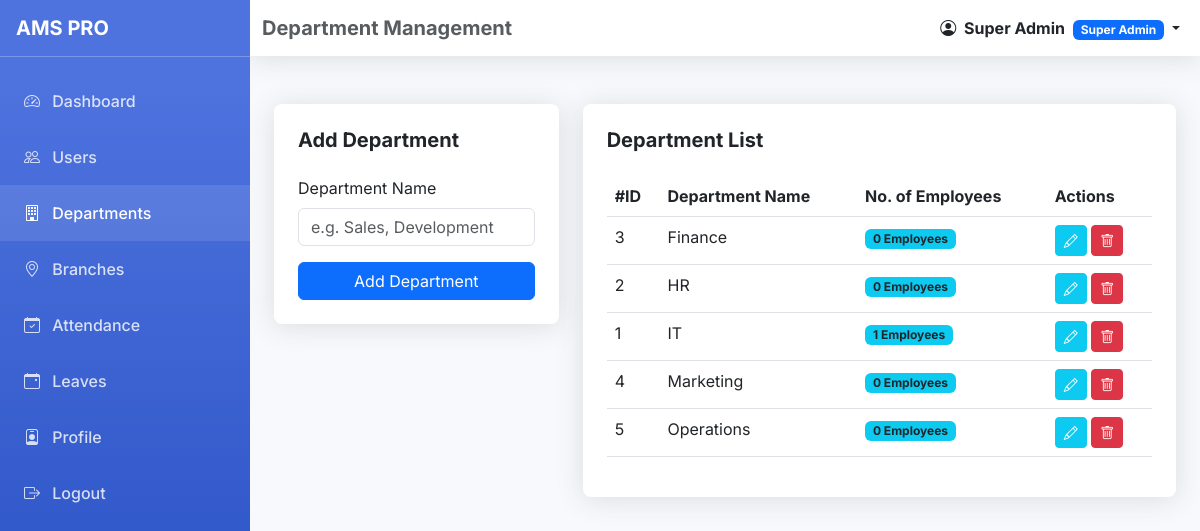
The app's page /admin/departments.php (signed in) with its own data.
### tables this page shows
CREATE TABLE IF NOT EXISTS departments (
    id INT AUTO_INCREMENT PRIMARY KEY,
    dept_name VARCHAR(100) NOT NULL UNIQUE
);

### admin/departments.php (the view, shortened to what this page needs)
<?php
require_once '../config/db.php';
$active_page = 'departments';
$page_title = 'Department Management';
$depts = $pdo->query("SELECT d.*, (SELECT COUNT(*) FROM users u WHERE u.dept_id = d.id) as emp_count FROM departments d")->fetchAll();
require_once '../includes/header_dashboard.php';
?>
<div class="row g-4">
    <div class="col-md-4">
        <div class="card p-4">
            <h5 class="fw-bold mb-4">Add Department</h5>
            <form method="POST">
                <div class="mb-3">
                    <label class="form-label">Department Name</label>
                    <input type="text" name="dept_name" class="form-control" required placeholder="e.g. Sales, Development">
                </div>
                <button type="submit" class="btn btn-primary w-100">Add Department</button>
            </form>
        </div>
    </div>
    <div class="col-md-8">
        <div class="card p-4">
            <h5 class="fw-bold mb-4">Department List</h5>
            <div class="table-responsive">
                <table class="table table-hover">
                    <thead>
                        <tr>
                            <th>#ID</th>
                            <th>Department Name</th>
                            <th>No. of Employees</th>
                            <th>Actions</th>
                        </tr>
                    </thead>
                    <tbody>
                        <?php foreach($depts as $dept): ?>
                        <tr>
                            <td><?php echo $dept['id']; ?></td>
                            <td><?php echo $dept['dept_name']; ?></td>
                            <td><span class="badge bg-info text-dark"><?php echo $dept['emp_count']; ?> Employees</span></td>
                            <td>
                                <button class="btn btn-sm btn-info text-white"><i class="bi bi-pencil"></i></button>
                                <button class="btn btn-sm btn-danger"><i class="bi bi-trash"></i></button>
                            </td>
                        </tr>
                        <?php endforeach; ?>
                    </tbody>
                </table>
            </div>
        </div>
    </div>
</div>
<?php require_once '../includes/footer_dashboard.php'; ?>

### includes/header_dashboard.php (shortened to what this page needs)
<!DOCTYPE html>
<html lang="en">
<head>
    <link href="https://cdn.jsdelivr.net/npm/bootstrap@5.3.0/dist/css/bootstrap.min.css" rel="stylesheet">
    <link href="https://cdn.jsdelivr.net/npm/bootstrap-icons@1.10.0/font/bootstrap-icons.css" rel="stylesheet">
</head>
<body>
    <div class="sidebar" id="sidebar">
        <div class="p-3 d-flex justify-content-between align-items-center border-bottom border-white border-opacity-25">
            <h5 class="fw-bold mb-0">AMS PRO</h5>
        </div>
        <ul class="nav flex-column mt-3">
            <li class="nav-item">
                <a class="nav-link <?php echo $active_page == 'dashboard' ? 'active' : ''; ?>" href="dashboard.php">
                    <i class="bi bi-speedometer2 me-2"></i> Dashboard
                </a>
            </li>
            <?php if ($_SESSION['role'] == 'Super Admin' || $_SESSION['role'] == 'HR'): ?>
            <li class="nav-item">
                <a class="nav-link <?php echo $active_page == 'users' ? 'active' : ''; ?>" href="../admin/users.php">
                    <i class="bi bi-people me-2"></i> Users
                </a>
            </li>
            <li class="nav-item">
                <a class="nav-link <?php echo $active_page == 'departments' ? 'active' : ''; ?>" href="../admin/departments.php">
                    <i class="bi bi-building me-2"></i> Departments
                </a>
            </li>
            <li class="nav-item">
                <a class="nav-link <?php echo $active_page == 'branches' ? 'active' : ''; ?>" href="../admin/branches.php">
                    <i class="bi bi-geo-alt me-2"></i> Branches
                </a>
            </li><?php endif; ?>
            <li class="nav-item">
                <a class="nav-link <?php echo $active_page == 'attendance' ? 'active' : ''; ?>" href="attendance.php">
                    <i class="bi bi-calendar-check me-2"></i> Attendance
                </a>
            </li>
            <li class="nav-item">
                <a class="nav-link <?php echo $active_page == 'leaves' ? 'active' : ''; ?>" href="leaves.php">
                    <i class="bi bi-calendar-event me-2"></i> Leaves
                </a>
            </li>
            <li class="nav-item">
                <a class="nav-link <?php echo $active_page == 'profile' ? 'active' : ''; ?>" href="profile.php">
                    <i class="bi bi-person-badge me-2"></i> Profile
                </a>
            </li>
            <li class="nav-item">
                <a class="nav-link" href="../logout.php">
                    <i class="bi bi-box-arrow-right me-2"></i> Logout
                </a>
            </li>
        </ul>
    </div>
    <nav class="navbar navbar-expand navbar-light topbar mb-4 static-top">
        <div class="container-fluid">
            <span class="navbar-brand text-muted fw-bold d-none d-sm-inline-block"><?php echo $page_title ?? 'Dashboard'; ?></span>
            <ul class="navbar-nav ms-auto">
                <li class="nav-item dropdown">
                    <a class="nav-link dropdown-toggle text-dark fw-bold" href="#" id="userDropdown" role="button" data-bs-toggle="dropdown">
                        <i class="bi bi-person-circle me-1"></i>
                        <span class="d-none d-md-inline"><?php echo $_SESSION['name']; ?></span>
                        <span class="badge bg-primary ms-1 small d-none d-sm-inline-block"><?php echo $_SESSION['role']; ?></span>
                    </a>
                </li>
            </ul>
        </div>
    </nav>
    <div class="main-content">

### includes/footer_dashboard.php (shortened to what this page needs)
    </div>
</body>
</html>

### includes/header_dashboard.php (style rules this page uses)
:root { --primary-color: #4e73df; --secondary-color: #858796; --success-color: #1cc88a; --info-color: #36b9cc; --warning-color: #f6c23e; --danger-color: #e74a3b; --dark-color: #5a5c69; --sidebar-width: 250px; }
body { font-family: 'Inter', sans-serif; background-color: #f8f9fc; overflow-x: hidden; }
.sidebar { width: var(--sidebar-width); height: 100vh; position: fixed; left: 0; top: 0; background: linear-gradient(180deg, #4e73df 10%, #224abe 100%); color: white; z-index: 1050; transition: all 0.3s; }
.sidebar .nav-link { color: rgba(255,255,255,.8); padding: 1rem 1.5rem; font-weight: 500; }
.sidebar .nav-link:hover, .sidebar .nav-link.active { color: white; background: rgba(255,255,255,.1); }
.main-content { transition: all 0.3s; padding: 1.5rem; }
.navbar { background: white; box-shadow: 0 .15rem 1.75rem 0 rgba(58,59,69,.15); transition: all 0.3s; }
@media (min-width: 992px) { .main-content { margin-left: var(--sidebar-width); } }
@media (min-width: 992px) { .navbar { margin-left: var(--sidebar-width); } }
.card { border: none; box-shadow: 0 .15rem 1.75rem 0 rgba(58,59,69,.15); border-radius: .5rem; transition: transform 0.2s; }

### records on screen
departments: id "3", dept_name "Finance", emp_count "0"
departments: id "2", dept_name "HR", emp_count "0"
departments: id "1", dept_name "IT", emp_count "1"
departments: id "4", dept_name "Marketing", emp_count "0"
departments: id "5", dept_name "Operations", emp_count "0"

### other values on screen
$page_title "Department Management"
$_SESSION['name'] "Super Admin"
$_SESSION['role'] "Super Admin"
